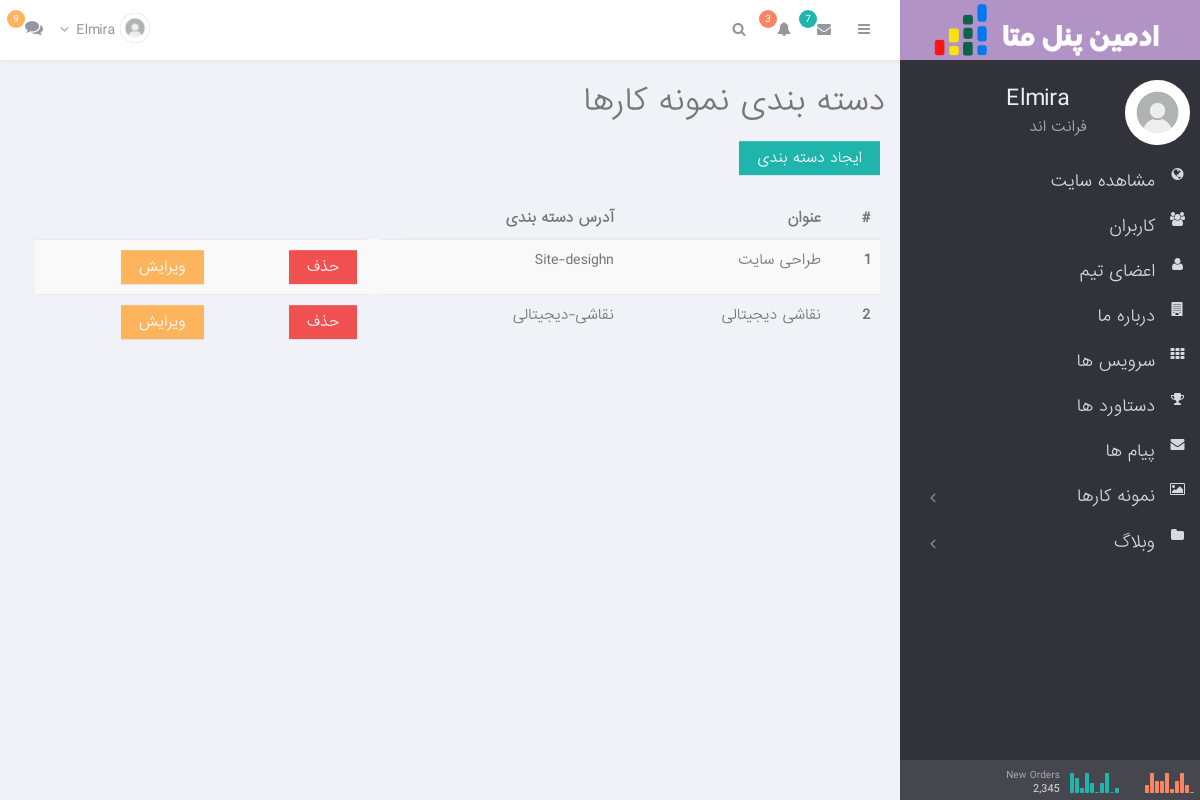
The page /dashboard/home/app/portfolio_category_list/ (signed in) on the database its author committed.
### account/models.py (models this page shows, shortened)
class Member(AbstractBaseUser):
    full_name = models.CharField(max_length=200)
    phone_number = models.CharField(unique=True , max_length=11 , verbose_name="شماره تلفن" , null= True , blank= True)
    email = models.EmailField(unique=True)  # ایمیل به عنوان فیلد یکتا (ضروری برای ورود)
    avatar = models.ImageField(upload_to="avatar/" , blank=True , null=True , verbose_name='تصویر پروفایل')
    role = models.CharField(max_length=100,null= True , blank= True , verbose_name="نقش" )
    created = models.DateTimeField(null= True , blank= True , auto_now_add= True , verbose_name="تاریخ عضویت")
    is_active = models.BooleanField(default=True , verbose_name='آیا کاربر فعاله ؟')
    is_admin = models.BooleanField(default=False , verbose_name='آیا کاربر ادمین است ؟')
    is_superuser = models.BooleanField(default=False , verbose_name='آیا کاربر مدیر است ؟')
    USERNAME_FIELD = 'phone_number'
    REQUIRED_FIELDS = ['full_name','email']
    objects = UserManager()
    class Meta:
        verbose_name  = "کاربر"
        verbose_name_plural = "کاربران"

### home/models.py (models this page shows, shortened)
class Category(models.Model):
    title = models.CharField(max_length=100 , verbose_name='عنوان دسته بندی')
    slug = models.SlugField(max_length=100 ,allow_unicode=True, unique= True , verbose_name= 'آدرس دسته بندی')
    class Meta:
        verbose_name = 'دسته‌بندی'
        verbose_name_plural = 'دسته‌بندی‌ها'

### dashboard/views.py (the view)
# urls.py: path('portfolio_category_list/',views.PortfolioCategoryListView.as_view(), name = 'portfolio_category_list'),
class PortfolioCategoryListView(ListView):
    model = Category
    template_name = 'home-dashboard/portfolio_category_list.html'
    context_object_name = 'categories'

### meta/context_processors.py (called while the page is built)
def static_path(request):
    return {"STATIC_PATH": settings.STATIC_URL}

### dashboard/templates/home-dashboard/portfolio_category_list.html (shortened to what this page needs)
{% extends 'dashboard-base.html' %}
 {% block title %}
    <h1 class="title">دسته بندی نمونه کارها</h1>
 {% endblock %}
{% block admin_content %}
<div style="direction: rtl; text-align: right; padding: 0 20px;">
<a href="{% url 'dashboard:portfolio_category_create' %}" class="btn btn-primary">ایجاد دسته بندی </a>
<br>
<br>
  <table class="table table-dark table-striped text-right">
  <thead>
    <tr>
      <th scope="col">#</th>
      <th scope="col">عنوان</th>
      <th scope="col">آدرس دسته بندی</th>
    </tr>
  </thead>
  <tbody>
  {% for category in categories %}
    <tr>
      <th scope="row">{{forloop.counter}}</th>
      <td>{{category.title}}</td>
      <td>{{category.slug}}</td>
      <td class="fa fa-{{category.icon}}"></td>
      <td><a class="btn btn-danger" href="{% url 'dashboard:portfolio_category_delete' category.pk %}">حذف</a></td>
      <td><a  class="btn btn-warning" href="{% url 'dashboard:portfolio_category_update' category.pk %}">ویرایش</a></td>
    </tr>
  {% endfor %}
  </tbody>
</table>
{% endblock %}

### templates/dashboard-base.html (shortened to what this page needs)
<!DOCTYPE html>
<html class=" ">
<head>
        <link href="{{ STATIC_PATH }}admin_pannel/plugins/pace/pace-theme-flash.css" rel="stylesheet" type="text/css" media="screen"/>
        <link href="{{ STATIC_PATH }}admin_pannel/plugins/bootstrap/css/bootstrap.min.css" rel="stylesheet" type="text/css"/>
        <link href="{{ STATIC_PATH }}admin_pannel/plugins/bootstrap/css/bootstrap-theme.min.css" rel="stylesheet" type="text/css"/>
        <link href="{{ STATIC_PATH }}admin_pannel/fonts/font-awesome/css/font-awesome.css" rel="stylesheet" type="text/css"/>
        <link href="{{ STATIC_PATH }}admin_pannel/css/animate.min.css" rel="stylesheet" type="text/css"/>
        <link href="{{ STATIC_PATH }}admin_pannel/plugins/perfect-scrollbar/perfect-scrollbar.css" rel="stylesheet" type="text/css"/>
        <link href="{{ STATIC_PATH }}admin_pannel/plugins/icheck/skins/minimal/white.css" rel="stylesheet" type="text/css" media="screen"/><link href="{{ STATIC_PATH }}admin_pannel/plugins/jvectormap/jquery-jvectormap-2.0.1.css" rel="stylesheet" type="text/css" media="screen"/>
        <link href="{{ STATIC_PATH }}admin_pannel/css/style.css" rel="stylesheet" type="text/css"/>
        <link href="{{ STATIC_PATH }}admin_pannel/css/responsive.css" rel="stylesheet" type="text/css"/>
    </head>
    <body class=" ">
        <div class='page-topbar '>
            <div class='logo-area'>
            </div>
            <div class='quick-area'>
                <div class='pull-left'>
                    <ul class="info-menu left-links list-inline list-unstyled">
                        <li class="sidebar-toggle-wrap">
                            <a href="#" data-toggle="sidebar" class="sidebar_toggle">
                                <i class="fa fa-bars"></i>
                            </a>
                        </li>
                        <li class="">
                            <a href="#" data-toggle="dropdown" class="toggle">
                                <i class="fa fa-envelope"></i>
                                <span class="badge badge-primary">7</span>
                            </a>
                        </li>
                        <li class="">
                            <a href="#" data-toggle="dropdown" class="toggle">
                                <i class="fa fa-bell"></i>
                                <span class="badge badge-orange">3</span>
                            </a>
                        </li>
                        <li class="hidden-sm hidden-xs searchform">
                            <div class="input-group">
                                <span class="input-group-addon input-focus">
                                    <i class="fa fa-search"></i>
                                </span>
                            </div>
                        </li>
                    </ul>
                </div>
                <div class='pull-right'>
  <ul class="info-menu right-links list-inline list-unstyled">
                        <li class="profile">
                            <a href="#" data-toggle="dropdown" class="toggle">
                                {% if request.user.avatar %}
                                    <img src="{{request.user.avatar.url }}" alt="user-image" class="img-circle img-inline">
                                {% else %}
                                    <img src="{{ STATIC_PATH }}images/defult_profile.jpg" alt="user-image" class="img-circle img-inline">
                                {% endif %}
                                <span>{{request.user.full_name}} <i class="fa fa-angle-down"></i></span>
                            </a>
                        </li>
                        <li class="chat-toggle-wrapper">
                            <a href="#" data-toggle="chatbar" class="toggle_chat">
                                <i class="fa fa-comments"></i>
                                <span class="badge badge-warning">9</span>
                            </a>
                        </li>
                    </ul>
                </div>
            </div>
        </div>
        <div class="page-container row-fluid">
            <div class="page-sidebar ">
                <div class="page-sidebar-wrapper" id="main-menu-wrapper">
                    <div class="profile-info row">
                        <div class="profile-image col-md-4 col-sm-4 col-xs-4">
                            <a href="">
                                {% if request.user.avatar %}
                                    <img src="{{request.user.avatar.url}}" class="img-responsive img-circle">
                                {% else %}
                                    <img src="{{ STATIC_PATH }}images/defult_profile.jpg" class="img-responsive img-circle">
                                {% endif %}
                            </a>
                        </div>
                        <div class="profile-details col-md-8 col-sm-8 col-xs-8">
                            <h3>
                                <a href="">{{request.user.full_name}}</a>
                                <span class="profile-status online"></span>
                            </h3>
                            {% if request.user.role %}
                                <p class="profile-title">{{request.user.role}}</p>
                            {% else %}
                                <p class="profile-title">نقش نامشخص است</p>
                            {% endif %}
                        </div>
                    </div>
                    <ul class='wraplist'>
                          <li class="">
                            <a href="{% url 'home:home' %}">
                                <i class="fa fa-globe fa-x2"></i>
                                <span class="title" > مشاهده سایت</span>
                            </a>
                        </li>
                     {% if request.user.is_superuser %}
                        <li class="">
                            <a href="{% url 'dashboard:user_list' %}">
                                <i class="fa fa-users"></i>
                                <span class="title">کاربران</span>
                            </a>
                        <li class="">
                            <a href="{% url 'dashboard:team_list' %}">
                                <i class="fa fa-user"></i>
                                <span class="title" >اعضای تیم </span>
                            </a>
                        </li>
                        {% endif %}
                        <li class="">
                            <a href="{% url 'dashboard:edit_about' %}">
                                <i class="fa fa-building"></i>
                                <span class="title">درباره ما</span>
                            </a>
                        </li>
                        <li class="">
                            <a href="{% url 'dashboard:service_list' %}">
                                <i class="fa fa-th"></i>
                                <span class="title" >سرویس ها</span>
                            </a>
                        </li>
                        <li class="">
                            <a href="{% url 'dashboard:stats_list' %}">
                                <i class="fa fa-trophy"></i>
                                <span class="title">دستاورد ها</span>
                            </a>
                        </li>
                        <li class="">
                            <a href="{% url 'dashboard:contact_list' %}">
                                <i class="fa fa-envelope"></i>
                                <span class="title">پیام ها</span>
                            </a>
                        </li>
                        <li class="">
                            <a href="javascript:;">
                                <i class="fa fa-image"></i>
                                <span class="title">نمونه کارها</span>
                                <span class="arrow "></span>
                            </a>
                        </li>
                        <li class="">
                            <a href="javascript:;">
                                <i class="fa fa-folder"></i>
                                <span class="title">وبلاگ</span>
                                <span class="arrow "></span>
                            </a>
                        </li>
                </div>
                <div class="project-info">
                    <div class="block1">
                        <div class="data">
                            <span class='title'>New&nbsp;Orders</span>
                            <span class='total'>2,345</span>
                        </div>
                        <div class="graph">
                            <span class="sidebar_orders">...</span>
                        </div>
                    </div>
                    <div class="block2">
                        <div class="graph">
                            <span class="sidebar_visitors">...</span>
                        </div>
                    </div>
                </div>
            </div>
            <section id="main-content" class=" ">
                <section class="wrapper" style='margin-top:60px;display:inline-block;width:100%;padding:15px 0 0 15px;'>
                    <div class='col-lg-12 col-md-12 col-sm-12 col-xs-12'>
                        <div class="page-title">
                            <div class="pull-left">
                                 {% block title %}
                                 {% endblock %}
                            </div>
                        </div>
                    </div>
                    <div class="clearfix"></div>
                    {% block admin_content %}
                    {% endblock %}
                </div>
    </body>
</html>

### rows shown on the page
Member: user.full_name "Elmira", user.role "فرانت اند"
Category: title "طراحی سایت", slug "Site-desighn"
Category: title "نقاشی دیجیتالی", slug "نقاشی-دیجیتالی"
